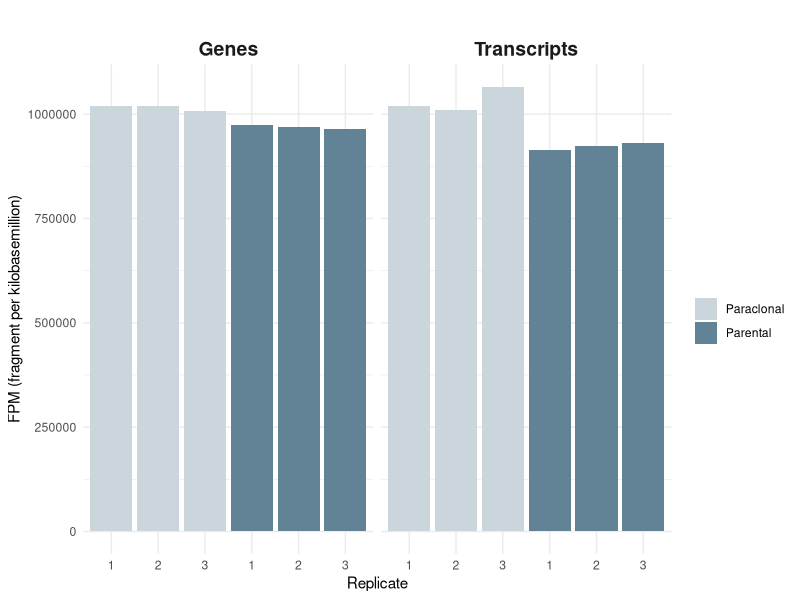
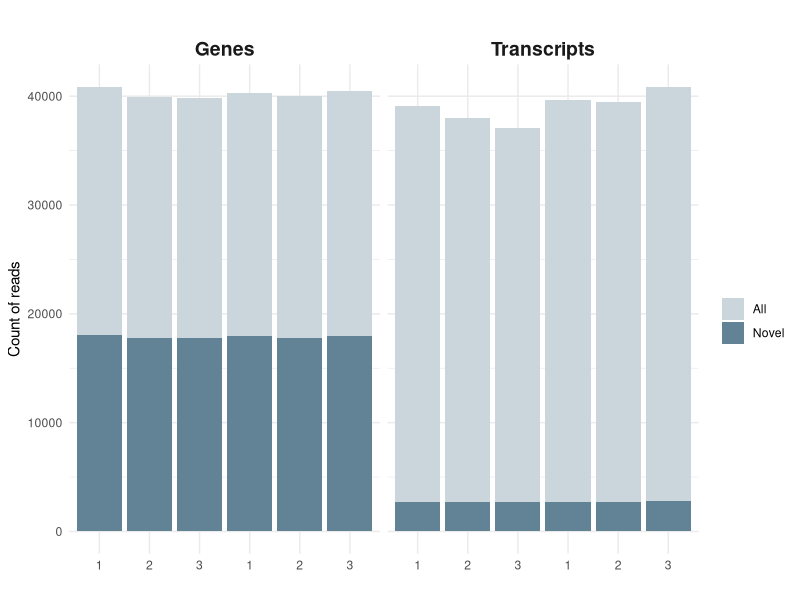
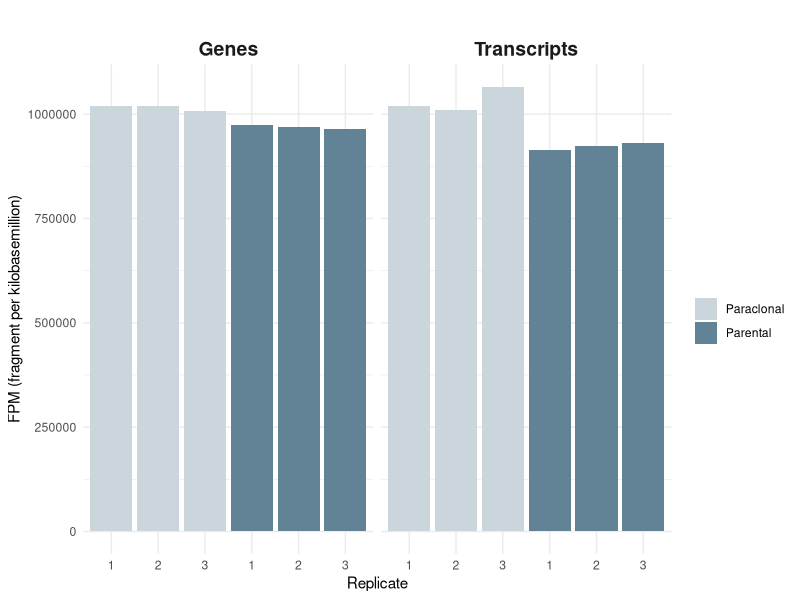

Recreate these plots in R, in order.
# Kristin Watnedal Olsen

library(ggplot2)

# Plot count of reads for step 4: quantification
counts <- data.frame(counts = c(22774, 36364, 18083, 2737,
                                22186, 35260, 17754, 2692,
                                22105, 34370, 17744, 2693,
                                22379, 36924, 17924, 2699,
                                22249, 36810, 17802, 2686,
                                22515, 38120, 17951, 2757), 
                     clone = c(rep("Paraclonal 1", 4), 
                               rep("Paraclonal 2", 4), 
                               rep("Paraclonal 3", 4),
                               rep("Parental 1", 4), 
                               rep("Parental 2", 4),  
                               rep("Parental 3", 4)),
                     type = rep(c("Genes", "Transcripts"), 12),
                     novel = rep(c("All", "All", "Novel", "Novel"), 6))
                    
p1 <- ggplot(counts, aes(x = factor(clone), y = counts, fill = novel)) +
  geom_bar(stat = "identity", position = "stack") +
  facet_wrap(~ type, ncol = 2) +
  scale_fill_manual(values = c("All" = "#CAD6DC", "Novel" = "#618395")) +
  labs(title = "", x = "", y = "Count of reads", fill = "") +
  scale_x_discrete(labels = c("Paraclonal 1" = "1", 
                              "Paraclonal 2" = "2",
                              "Paraclonal 3" = "3",
                              "Parental 1" = "1",
                              "Parental 2" = "2",
                              "Parental 3" = "3")) +
  theme_minimal() +
  theme(strip.text = element_text(size = 14, face = "bold"))
ggsave("4_quantification.png", height = 3, width = 8)

# Plot quality check: FPM (fragments per kilobasemillion)
fpm <- data.frame(fpm = c(1018482, 1019294, 1018611, 1009016, 1006333, 1065852,
                             974379.4, 913603.4, 970298.3, 923842.3, 965285.7, 931990.5),
                  clone = c(rep("Paraclonal 1", 2), 
                            rep("Paraclonal 2", 2), 
                            rep("Paraclonal 3", 2),
                            rep("Parental 1", 2), 
                            rep("Parental 2", 2),  
                            rep("Parental 3", 2)),
                  type = rep(c("Genes", "Transcripts"), 6),
                  culture = c(rep("Paraclonal", 6), rep("Parental", 6)))

p2 <- ggplot(fpm, aes(x = factor(clone), y = fpm, fill = culture)) +
  geom_bar(stat = "identity", position = "stack") +
  facet_wrap(~ type, ncol = 2) +
  scale_fill_manual(values = c("Paraclonal" = "#CAD6DC", "Parental" = "#618395")) +
  labs(title = "", x = "Replicate", y = "FPM (fragment per kilobasemillion)", fill = "") +
  scale_x_discrete(labels = c("Paraclonal 1" = "1", 
                              "Paraclonal 2" = "2",
                              "Paraclonal 3" = "3",
                              "Parental 1" = "1",
                              "Parental 2" = "2",
                              "Parental 3" = "3")) +
  scale_y_continuous(breaks = seq(0, 1200000, by = 250000)) +
  theme_minimal() +
  theme(strip.text = element_text(size = 14, face = "bold"))
p2
ggsave("fpm_quality_check.png", height = 3, width = 8)

